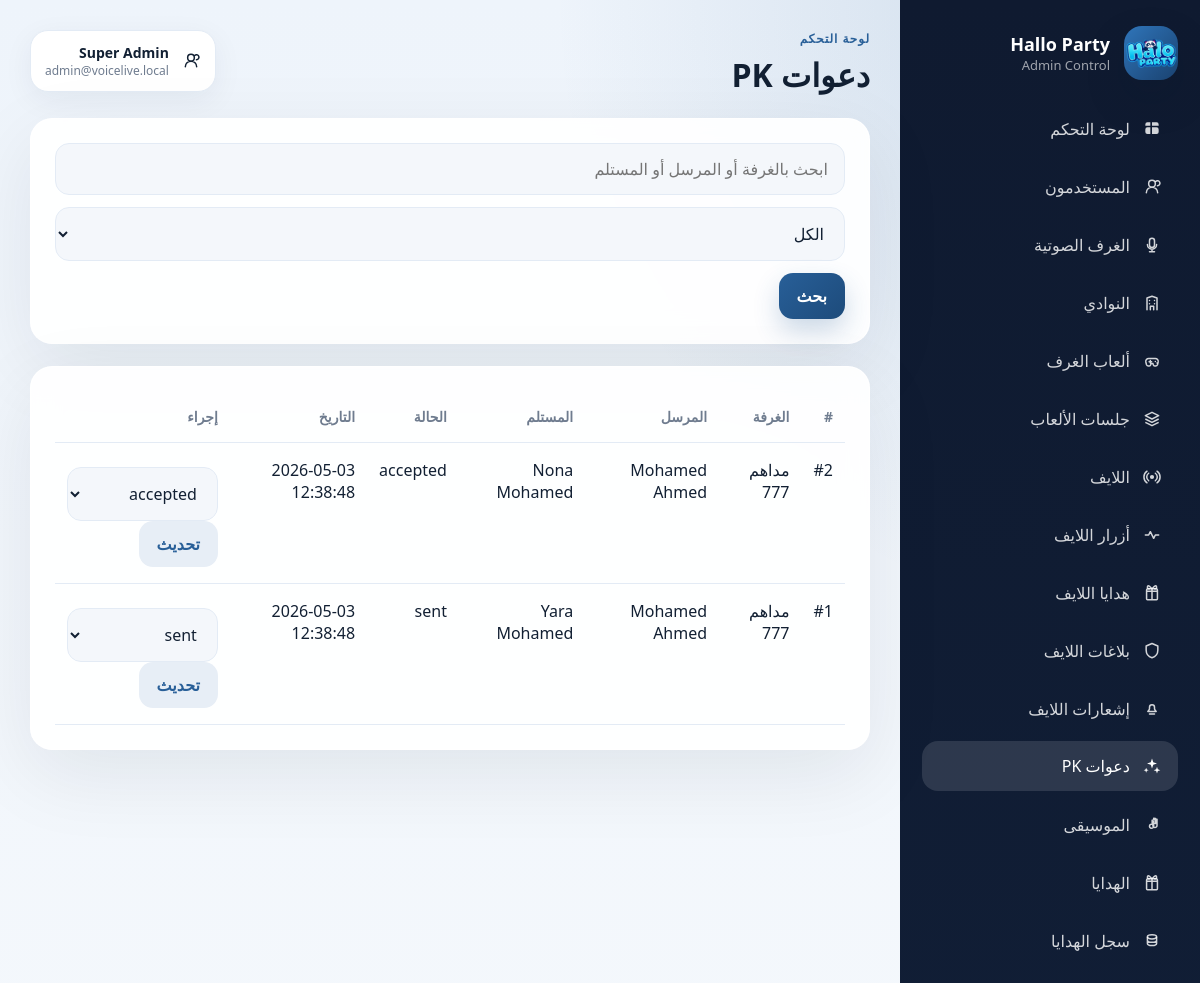
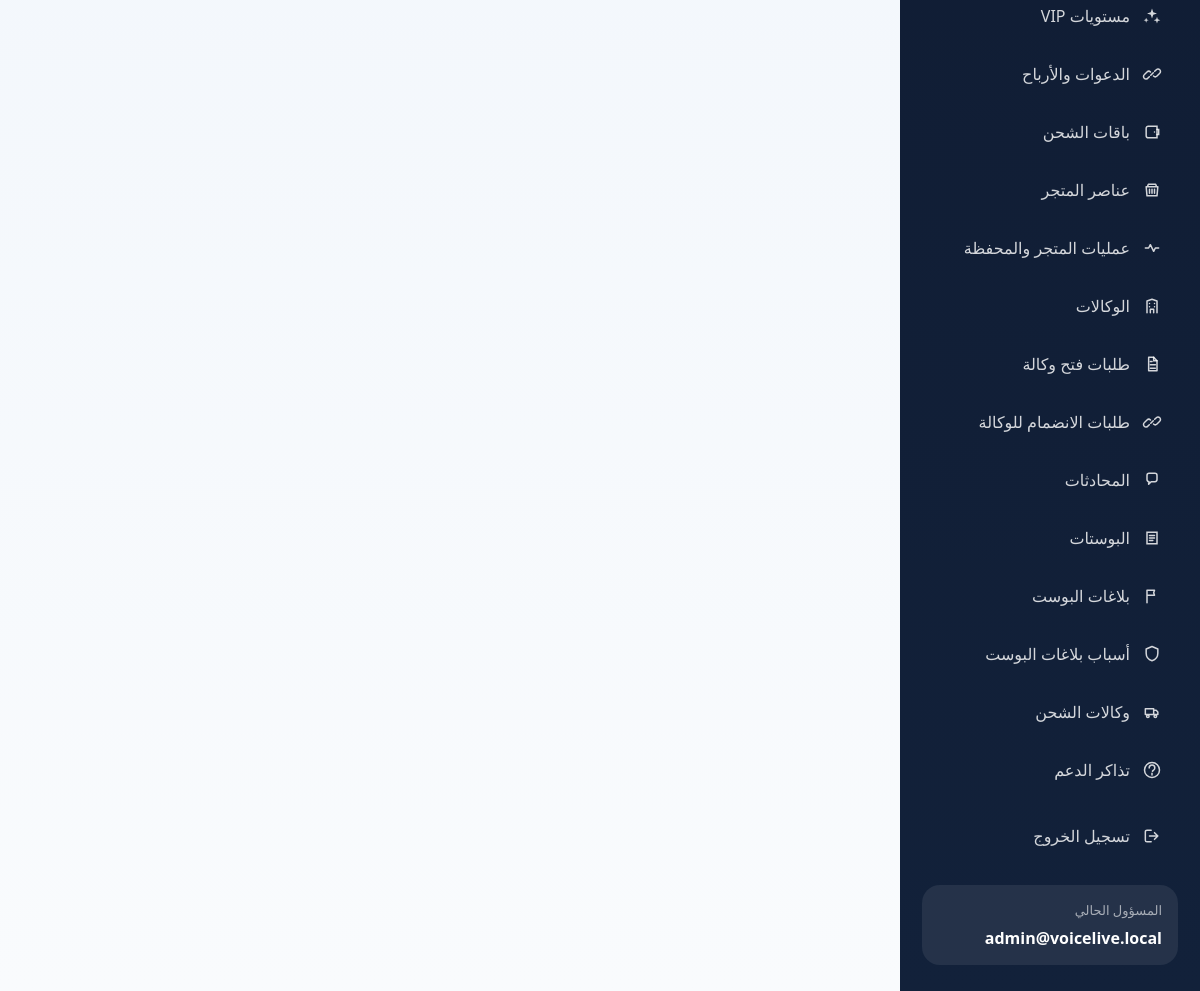
/backend/admin/live-pk-invites.php (signed in), run on the app's committed database (2 pictures, top to bottom).
### tables this page shows
CREATE TABLE IF NOT EXISTS live_pk_invites (
            id INT UNSIGNED AUTO_INCREMENT PRIMARY KEY,
            room_id INT UNSIGNED NOT NULL,
            sender_user_id INT UNSIGNED NULL,
            sender_name VARCHAR(190) NOT NULL,
            recipient_user_id INT UNSIGNED NOT NULL,
            recipient_name_snapshot VARCHAR(190) NOT NULL,
            status VARCHAR(20) NOT NULL DEFAULT "sent",
            created_at DATETIME NOT NULL,
            updated_at DATETIME NOT NULL,
            CONSTRAINT fk_live_pk_invites_room FOREIGN KEY (room_id) REFERENCES live_rooms(id) ON DELETE CASCADE,
            CONSTRAINT fk_live_pk_invites_sender FOREIGN KEY (sender_user_id) REFERENCES users(id) ON DELETE SET NULL,
            CONSTRAINT fk_live_pk_invites_recipient FOREIGN KEY (recipient_user_id) REFERENCES users(id) ON DELETE CASCADE
        );

CREATE TABLE IF NOT EXISTS live_rooms (
            id INT UNSIGNED AUTO_INCREMENT PRIMARY KEY,
            title VARCHAR(190) NOT NULL,
            host_name VARCHAR(190) NOT NULL,
            host_id_label VARCHAR(120) NOT NULL,
            host_user_id INT UNSIGNED NULL,
            video_enabled TINYINT(1) NOT NULL DEFAULT 1,
            agora_channel_name VARCHAR(120) NULL,
            poster_asset VARCHAR(255) NOT NULL,
            background_asset VARCHAR(255) NOT NULL,
            left_video_asset VARCHAR(255) NOT NULL,
            right_video_asset VARCHAR(255) NOT NULL,
            viewer_count INT NOT NULL DEFAULT 0,
            coin_count INT NOT NULL DEFAULT 0,
            battle_timer_label VARCHAR(20) NOT NULL DEFAULT "11:50",
            listing_scope VARCHAR(20) NOT NULL DEFAULT "live",
            contribution_diamonds_total INT NOT NULL DEFAULT 0,
            contribution_sender_count INT NOT NULL DEFAULT 0,
            pk_talk_permission VARCHAR(30) NOT NULL DEFAULT "عند الطلب",
            pk_party_invite_permission VARCHAR(30) NOT NULL DEFAULT "عند الطلب",
            pk_voice_room_invite_permission VARCHAR(30) NOT NULL DEFAULT "عند الطلب",
            pk_chat_permission VARCHAR(30) NOT NULL DEFAULT "عند الطلب",
            pk_battle_duration VARCHAR(10) NOT NULL DEFAULT "30د",
            pk_status VARCHAR(20) NOT NULL DEFAULT "idle",
            active_pk_invite_id INT UNSIGNED NULL,
            pk_guest_user_id INT UNSIGNED NULL,
            pk_guest_name VARCHAR(190) NULL,
            pk_started_at DATETIME NULL,
            pk_ends_at DATETIME NULL,
            status VARCHAR(20) NOT NULL DEFAULT "active",
            display_order INT NOT NULL DEFAULT 0,
            created_at DATETIME NOT NULL,
            updated_at DATETIME NOT NULL
        );

### backend/src/LiveService.php (called while the page is built, shortened)
<?php
final class LiveService
{
    public function adminListPkInvites(string $search = '', string $status = 'all'): array
    {
        $sql = 'SELECT live_pk_invites.*,
                       live_rooms.title AS room_title
                FROM live_pk_invites
                INNER JOIN live_rooms ON live_rooms.id = live_pk_invites.room_id
                WHERE 1 = 1';
        $params = [];
        $sql .= ' ORDER BY live_pk_invites.id DESC';
        $statement = $this->pdo->prepare($sql);
        $statement->execute($params);
        return $statement->fetchAll();
    }
}

### backend/admin/live-pk-invites.php (the view, shortened to what this page needs)
<?php
require_once __DIR__ . '/common.php';
require_once __DIR__ . '/../src/LiveService.php';
$pdo = admin_pdo();
$liveService = new LiveService($pdo);
$search = trim((string) ($_GET['search'] ?? ''));
$status = (string) ($_GET['status'] ?? 'all');
$invites = $liveService->adminListPkInvites($search, $status);
admin_render_header('دعوات PK', 'live-pk-invites');
?>
<section class="panel">
    <form method="get" class="toolbar">
        <input type="text" name="search" value="<?= htmlspecialchars($search) ?>" placeholder="ابحث بالغرفة أو المرسل أو المستلم">
        <select name="status">
            <?php foreach (['all' => 'الكل', 'sent' => 'مرسلة', 'accepted' => 'مقبولة', 'rejected' => 'مرفوضة', 'ended' => 'منتهية'] as $value => $label): ?>
                <option value="<?= $value ?>" <?= $status === $value ? 'selected' : '' ?>><?= $label ?></option>
            <?php endforeach; ?>
        </select>
        <button class="btn btn-primary" type="submit">بحث</button>
    </form>
</section>
<section class="panel table-panel">
    <table class="table">
        <thead>
            <tr>
                <th>#</th>
                <th>الغرفة</th>
                <th>المرسل</th>
                <th>المستلم</th>
                <th>الحالة</th>
                <th>التاريخ</th>
                <th>إجراء</th>
            </tr>
        </thead>
        <tbody>
        <?php foreach ($invites as $invite): ?>
            <tr>
                <td>#<?= (int) $invite['id'] ?></td>
                <td><?= htmlspecialchars((string) $invite['room_title']) ?></td>
                <td><?= htmlspecialchars((string) $invite['sender_name']) ?></td>
                <td><?= htmlspecialchars((string) $invite['recipient_name_snapshot']) ?></td>
                <td><?= htmlspecialchars((string) $invite['status']) ?></td>
                <td><?= htmlspecialchars((string) $invite['created_at']) ?></td>
                <td>
                    <form method="post">
                        <select name="next_status">
                            <?php foreach (['sent', 'accepted', 'rejected', 'ended'] as $nextStatus): ?>
                                <option value="<?= $nextStatus ?>" <?= $invite['status'] === $nextStatus ? 'selected' : '' ?>><?= $nextStatus ?></option>
                            <?php endforeach; ?>
                        </select>
                        <button class="btn btn-secondary" type="submit">تحديث</button>
                    </form>
                </td>
            </tr>
        <?php endforeach; ?>
        </tbody>
    </table>
</section>
<?php admin_render_footer(); ?>

### backend/admin/common.php (shortened to what this page needs)
<?php
$config = require __DIR__ . '/../config/app.php';
function admin_pdo(): PDO
{
    global $config;
    static $pdo = null;
    if ($pdo instanceof PDO) {
        return $pdo;
    }
    $pdo = Database::connection($config['db']);
    return $pdo;
}
function admin_current_user(): ?array
{
    $statement = admin_pdo()->prepare('SELECT * FROM admins WHERE id = :id LIMIT 1');
    $statement->execute(['id' => $_SESSION['admin_id']]);
    $admin = $statement->fetch();
    return $admin === false ? null : $admin;
}
function admin_brand_name(): string
{
    return 'Hallo Party';
}
function admin_brand_subtitle(): string
{
    return 'Admin Control';
}
function admin_brand_logo_url(): string
{
    return '/app-assets/images/splash_logo.png';
}
function admin_svg_icon(string $name, string $class = 'nav-icon'): string
{
    return sprintf(
        '<svg class="%s" viewBox="0 0 24 24" aria-hidden="true" focusable="false">%s</svg>',
        htmlspecialchars($class, ENT_QUOTES),
        $paths
    );
}
function admin_render_header(string $title, string $active = '', ?string $eyebrow = null): void
{
    $admin = admin_current_user();
    $eyebrowText = $eyebrow ?? 'لوحة التحكم';
    ?>
<!DOCTYPE html>
<html lang="ar" dir="rtl">
<head>
    <link rel="stylesheet" href="/admin/assets/style.css">
</head>
<body>
<div class="admin-shell">
    <aside class="sidebar" id="admin-sidebar">
        <div class="brand">
            <div class="brand-badge">
                <img class="brand-logo-image" src="<?= htmlspecialchars(admin_brand_logo_url(), ENT_QUOTES) ?>" alt="<?= htmlspecialchars(admin_brand_name(), ENT_QUOTES) ?>">
            </div>
            <div>
                <div class="brand-title"><?= htmlspecialchars(admin_brand_name()) ?></div>
                <div class="brand-subtitle"><?= htmlspecialchars(admin_brand_subtitle()) ?></div>
            </div>
        </div>
        <nav class="nav-links">
            <?php foreach (admin_nav_items() as $item): ?>
                <a class="<?= $active === $item['key'] ? 'active' : '' ?>" href="<?= htmlspecialchars($item['href']) ?>">
                    <?= admin_svg_icon((string) $item['icon']) ?>
                    <span><?= htmlspecialchars((string) $item['label']) ?></span>
                </a>
            <?php endforeach; ?>
            <a href="/admin/logout.php" class="nav-logout">
                <?= admin_svg_icon('logout') ?>
                <span>تسجيل الخروج</span>
            </a>
        </nav>
        <?php if ($admin !== null): ?>
            <div class="sidebar-footer">
                <div class="sidebar-footer-label">المسؤول الحالي</div>
                <div class="sidebar-footer-value"><?= htmlspecialchars((string) $admin['email']) ?></div>
            </div>
        <?php endif; ?>
    </aside>
    <main class="content">
        <header class="content-header">
            <div class="content-header-primary">
                <div>
                    <div class="page-eyebrow"><?= htmlspecialchars($eyebrowText) ?></div>
                    <h1><?= htmlspecialchars($title) ?></h1>
                </div>
            </div>
            <?php if ($admin !== null): ?>
                <div class="header-admin-pill">
                    <?= admin_svg_icon('users', 'header-pill-icon') ?>
                    <div>
                        <strong><?= htmlspecialchars((string) ($admin['name'] ?? 'Administrator')) ?></strong>
                        <span><?= htmlspecialchars((string) $admin['email']) ?></span>
                    </div>
                </div>
            <?php endif; ?>
        </header>
<?php
}
function admin_render_footer(): void
{
    ?>
    </main>
</div>
</body>
</html>
<?php
}

### backend/admin/assets/style.css (style rules this page uses)
:root { --bg: #091321; --panel: rgba(255, 255, 255, 0.92); --panel-muted: #f4f7fb; --panel-strong: #ffffff; --text: #122033; --muted: #6f7c8f; --line: #e3ebf5; --primary: #285f98; --primary-dark: #1d4b7b; --success: #1f9d63; --danger: #d84d4d; --warning: #9b6400; --shadow: 0 24px 80px rgba(12, 21, 38, 0.08); --radius: 22px; }
* { box-sizing: border-box; }
body { margin: 0; font-family: "Rubik", system-ui, sans-serif; background: radial-gradient(circle at top right, rgba(40, 95, 152, 0.18), transparent 28%), linear-gradient(180deg, #eef4fb 0%, #f9fbfd 100%); color: var(--text); }
.login-card, .panel, .stat-card { background: var(--panel); backdrop-filter: blur(14px); border: 1px solid rgba(255, 255, 255, 0.88); box-shadow: var(--shadow); }
.admin-shell { min-height: 100vh; display: grid; grid-template-columns: 300px 1fr; }
.sidebar { position: sticky; top: 0; min-height: 100vh; background: linear-gradient(180deg, #0f1a30 0%, #12213a 100%); color: #fff; padding: 26px 22px; display: flex; flex-direction: column; gap: 24px; }
.brand { display: flex; align-items: center; gap: 14px; }
.brand-badge { width: 54px; height: 54px; border-radius: 18px; display: grid; place-items: center; background: linear-gradient(135deg, #2f75ba 0%, #1a4270 100%); color: #fff; box-shadow: 0 18px 38px rgba(8, 25, 48, 0.24); overflow: hidden; }
.brand-icon, .nav-icon, .header-pill-icon { width: 20px; height: 20px; flex: 0 0 auto; }
.brand-logo-image { width: 100%; height: 100%; object-fit: cover; display: block; }
.brand-title { font-size: 18px; font-weight: 700; }
.brand-subtitle, .sidebar-footer-label { color: rgba(255, 255, 255, 0.6); font-size: 13px; }
.nav-links { display: flex; flex-direction: column; gap: 8px; }
.nav-links a { color: rgba(255, 255, 255, 0.82); text-decoration: none; padding: 14px 16px; border-radius: 16px; transition: 0.2s ease; display: flex; align-items: center; gap: 12px; }
.nav-links a.active, .nav-links a:hover { background: rgba(255, 255, 255, 0.12); color: #fff; transform: translateY(-1px); }
.nav-logout { margin-top: 8px; }
.sidebar-footer { margin-top: auto; padding: 16px; border-radius: 18px; background: rgba(255, 255, 255, 0.08); }
.sidebar-footer-value { margin-top: 8px; font-weight: 600; overflow-wrap: anywhere; }
.content { padding: 30px; min-width: 0; }
.content-header { display: flex; align-items: flex-start; justify-content: space-between; gap: 18px; margin-bottom: 22px; }
.content-header-primary { display: flex; align-items: center; gap: 14px; }
.content-header h1 { margin: 6px 0 0; font-size: 32px; }
.page-eyebrow { color: var(--primary); font-size: 12px; font-weight: 700; letter-spacing: 0.08em; }
.header-admin-pill { display: inline-flex; align-items: center; gap: 12px; padding: 12px 14px; border-radius: 18px; background: var(--panel-strong); border: 1px solid var(--line); box-shadow: 0 8px 30px rgba(16, 39, 70, 0.06); }
.header-admin-pill strong, .header-admin-pill span { display: block; }
.header-admin-pill strong { font-size: 14px; }
.header-admin-pill span { color: var(--muted); font-size: 12px; }
.panel { border-radius: var(--radius); padding: 24px; margin-bottom: 22px; }
.toolbar, .action-row, .stack, .inline-actions, .media-inline { display: flex; gap: 12px; flex-wrap: wrap; }
.toolbar input, .toolbar select, .field input, .form-grid input, .form-grid select, .form-grid textarea, .table input, .table select, .table textarea { width: 100%; padding: 14px 16px; border-radius: 14px; border: 1px solid var(--line); background: var(--panel-muted); font: inherit; color: var(--text); }
.table input, .table select, .table textarea { margin-top: 8px; }
.btn { border: none; border-radius: 14px; padding: 12px 18px; font: inherit; font-weight: 600; cursor: pointer; text-decoration: none; display: inline-flex; align-items: center; justify-content: center; transition: transform 0.18s ease, box-shadow 0.18s ease, background 0.18s ease; }
.btn-primary { background: linear-gradient(135deg, var(--primary) 0%, var(--primary-dark) 100%); color: #fff; box-shadow: 0 12px 26px rgba(40, 95, 152, 0.24); }
.btn-secondary { background: #e7eef6; color: var(--primary); }
.table-panel { overflow-x: auto; overflow-y: hidden; -webkit-overflow-scrolling: touch; }
.table { width: 100%; border-collapse: collapse; min-width: 760px; }
.table th, .table td { text-align: right; padding: 16px 12px; border-bottom: 1px solid var(--line); vertical-align: top; }
.table th { color: var(--muted); font-weight: 600; font-size: 14px; }

### data on the page
live_pk_invites: id "2", room.title "مداهم 777", sender_name "Mohamed Ahmed", recipient_name_snapshot "Nona Mohamed", status "accepted", created_at "2026-05-03 12:38:48", next_status "accepted"
live_pk_invites: id "1", room.title "مداهم 777", sender_name "Mohamed Ahmed", recipient_name_snapshot "Yara Mohamed", status "sent", created_at "2026-05-03 12:38:48", next_status "sent"

### other printed values
admin_brand_name() "Hallo Party"
admin_brand_subtitle() "Admin Control"
$item['label'] "لوحة التحكم"
$item['label'] "المستخدمون"
$item['label'] "الغرف الصوتية"
$item['label'] "النوادي"
$item['label'] "ألعاب الغرف"
$item['label'] "جلسات الألعاب"
$item['label'] "اللايف"
$item['label'] "أزرار اللايف"
$item['label'] "هدايا اللايف"
$item['label'] "بلاغات اللايف"
$item['label'] "إشعارات اللايف"
$item['label'] "دعوات PK"
$item['label'] "الموسيقى"
